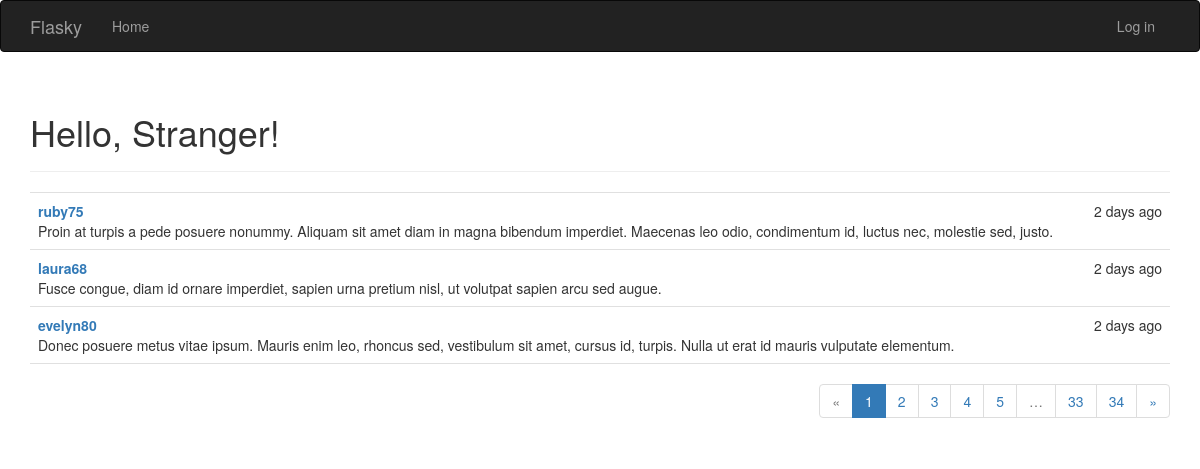
Before: / with the older database file.
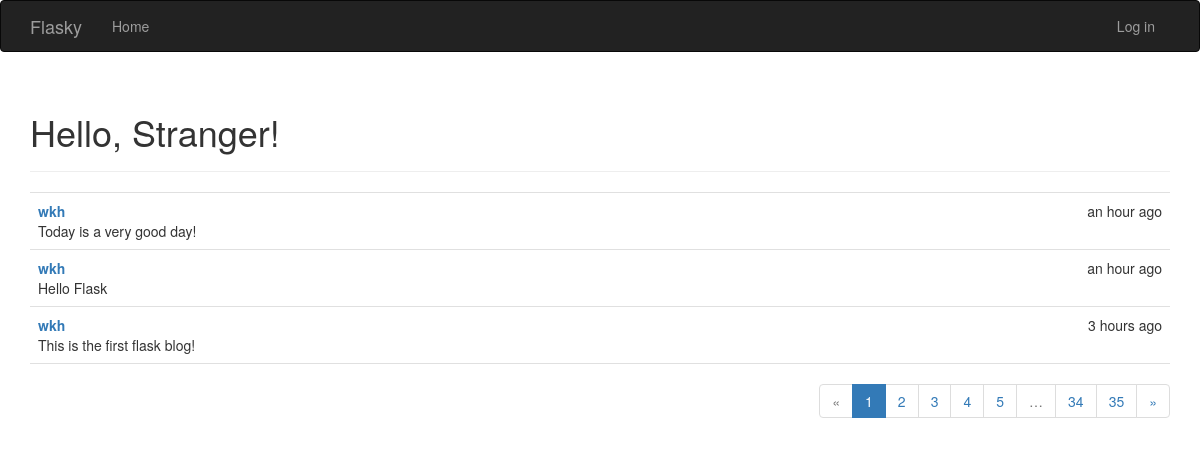
After: the same page with the newer database file.
### app/models.py (models this page shows, shortened)
class Post(db.Model):
    __tablename__ = 'posts'
    id = db.Column(db.Integer, primary_key=True)
    body = db.Column(db.Text)
    timestamp = db.Column(db.DateTime, index=True, default=datetime.utcnow)
    author_id = db.Column(db.Integer, db.ForeignKey('users.id'))
    comments = db.relationship('Comment', backref='post', lazy='dynamic')

class User(UserMixin, db.Model):
    __tablename__ = 'users'
    id = db.Column(db.Integer, primary_key=True)
    username = db.Column(db.String(64), unique=True, index=True)
    email = db.Column(db.String(64), unique=True, index=True)
    role_id = db.Column(db.Integer, db.ForeignKey('roles.id'))
    password_hash = db.Column(db.String(128))
    posts = db.relationship('Post', backref='author', lazy='dynamic')
    comments = db.relationship('Comment', backref='author', lazy='dynamic')
    name = db.Column(db.String(64))
    location = db.Column(db.String(64))
    about_me = db.Column(db.Text())
    member_since = db.Column(db.DateTime(), default=datetime.utcnow)
    last_seen = db.Column(db.DateTime(), default=datetime.utcnow)
    followed = db.relationship('Follow',                   #当前用户关注的人
                               foreign_keys=[Follow.follower_id],
                               backref=db.backref('follower', lazy='joined'),
                               lazy='dynamic',
                               cascade='all, delete-orphan')
    followers=db.relationship('Follow',                   #关注当前用户的人
                              foreign_keys=[Follow.followed_id],
                              backref=db.backref('followed', lazy='joined'),
                              lazy='dynamic',
                              cascade='all, delete-orphan')
    @property
    def password(self):
        raise AttributeError('password is not a readable attribute')

### app/main/views.py (the view)
@main.route('/',methods=['GET', 'POST'])
def index():
    form = PostForm()
    if current_user.can(Permission.WRITE_ARTICLES) and \
            form.validate_on_submit():
        post = Post(body=form.body.data,
                    author=current_user._get_current_object())
        db.session.add(post)
        return redirect(url_for('.index'))
    page = request.args.get('page', 1, type=int)
    pagination = Post.query.order_by(Post.timestamp.desc()).paginate(
        page, per_page=3,
        error_out=False)
    posts = pagination.items
    return render_template('index.html', form=form, posts=posts,
                           pagination=pagination)

### app/auth/views.py (called while the page is built)
@auth.before_app_request
def before_request():
    if current_user.is_authenticated:
        current_user.ping()

### app/main/__init__.py (called while the page is built)
@main.app_context_processor
def inject_permissions():
    return dict(Permission=Permission)

### app/models.py (called while the page is built)
    def can(self, permissions):
        return False

### app/templates/index.html (shortened to what this page needs)
{% extends "base.html" %}
{% import "bootstrap/wtf.html" as wtf %}
{% import "_macros.html" as macros %}
{% block page_content %}
<div class="page-header">
    <h1>Hello, {% if current_user.is_authenticated %}{{ current_user.username }}{% else %}Stranger{% endif %}!</h1>
</div>
<ul class="posts">
    {% for post in posts %}
    <li class="post">
        <div class="post-date">{{ moment(post.timestamp).fromNow() }}</div>
        <div class="post-author">
            <a href="{{ url_for('main.user', username=post.author.username) }}">
                {{ post.author.username }}
            </a>
        </div>
        <div class="post-body">{{ post.body }}</div>
    </li>
    {% endfor %}
</ul>
{% if pagination %}
<div class="pagination">
    {{ macros.pagination_widget(pagination, '.index') }}
</div>
{% endif %}
{% endblock %}

### app/templates/base.html (shortened to what this page needs)
{% extends "bootstrap/base.html" %}
{% block head %}
{{ super() }}
<link rel="stylesheet" type="text/css" href="{{ url_for('static', filename='styles.css') }}">
{% endblock %}
{% block navbar %}
<div class="navbar navbar-inverse" role="navigation">
    <div class="container">
        <div class="navbar-header">
            <a class="navbar-brand" href="{{ url_for('main.index') }}">Flasky</a>
        </div>
        <div class="navbar-collapse collapse">
            <ul class="nav navbar-nav">
                <li><a href="{{ url_for('main.index') }}">Home</a></li>
            </ul>
            <ul class="nav navbar-nav navbar-right">
                {% if current_user.is_authenticated %}
                <li class="dropdown">
                    <a href="#" class="dropdown-toggle" data-toggle="dropdown">
                        Account <b class="caret"></b>
                    </a>
                    <ul class="dropdown-menu">
                        <li><a>Change Password</a></li>
                        <li><a href="{{ url_for('auth.login') }}">Log out</a></li>
                    </ul>
                </li>
                {% else %}
                <li><a href="{{ url_for('auth.login') }}">Log in</a></li>
                {% endif %}
            </ul>
        </div>
    </div>
</div>
{% endblock %}
{% block content %}
<div class="container">
    {% block page_content %}{% endblock %}
</div>
{% endblock %}

### app/templates/_macros.html
{% macro pagination_widget(pagination, endpoint) %}
<ul class="pagination">
    <li {% if not pagination.has_prev %} class="disabled" {% endif %}>
         <a href="{% if pagination.has_prev %}
            {{ url_for(endpoint, page = pagination.prev_num, **kwargs) }}
            {% else %}#
            {% endif %}">
             &laquo;
         </a>
    </li>
    {% for p in pagination.iter_pages() %}
        {% if p %}
            {% if p == pagination.page %}
            <li class="active">
                <a href="{{ url_for(endpoint, page = p, **kwargs) }}">{{ p }}</a>
            </li>
            {% else %}
            <li>
                <a href="{{ url_for(endpoint, page = p, **kwargs) }}">{{ p }}</a>
            </li>
            {% endif %}
        {% else %}
        <li class="disabled"><a h ref="#">&hellip;</a></li>
        {% endif %}
    {% endfor %}
    <li {% if not pagination.has_next %} class="disabled" {% endif %}>
        <a href="{% if pagination.has_next %}{{ url_for(endpoint,
             page = pagination.page + 1, **kwargs) }}{% else %}#{% endif %}">
             &raquo;
        </a>
    </li>
</ul>
{% endmacro %}

### app/static/styles.css (style rules this page uses)
ul.posts { list-style-type:none; padding: 0px; margin:16px 0px 0px 0px; border-top: 1px solid #e0e0e0; }
ul.posts li.post { padding: 8px; border-bottom: 1px solid #e0e0e0; }
div.post-date { float: right; }
div.post-author { font-weight: bold; }
div.pagination { width: 100%; text-align: right; padding: 0px; margin: 0px; }

Changed rows visible on the page:
no longer on this page (row unchanged): Post: timestamp "2 days ago", author.username "ruby75", body "Proin at turpis a pede posuere nonummy. Aliquam sit amet diam in magna bibendum imperdiet. Maecenas leo odio, condimentum id, luctus nec, molestie sed, justo."
no longer on this page (row unchanged): Post: timestamp "2 days ago", author.username "laura68", body "Fusce congue, diam id ornare imperdiet, sapien urna pretium nisl, ut volutpat sapien arcu sed augue."
no longer on this page (row unchanged): Post: timestamp "2 days ago", author.username "evelyn80", body "Donec posuere metus vitae ipsum. Mauris enim leo, rhoncus sed, vestibulum sit amet, cursus id, turpis. Nulla ut erat id mauris vulputate elementum."
added Post: timestamp "an hour ago", author.username "wkh", body "Today is a very good day!"
added Post: timestamp "an hour ago", author.username "wkh", body "Hello Flask"
added Post: timestamp "3 hours ago", author.username "wkh", body "This is the first flask blog!"
Other visible differences:
new list line: "35"
list line gone: "33"
